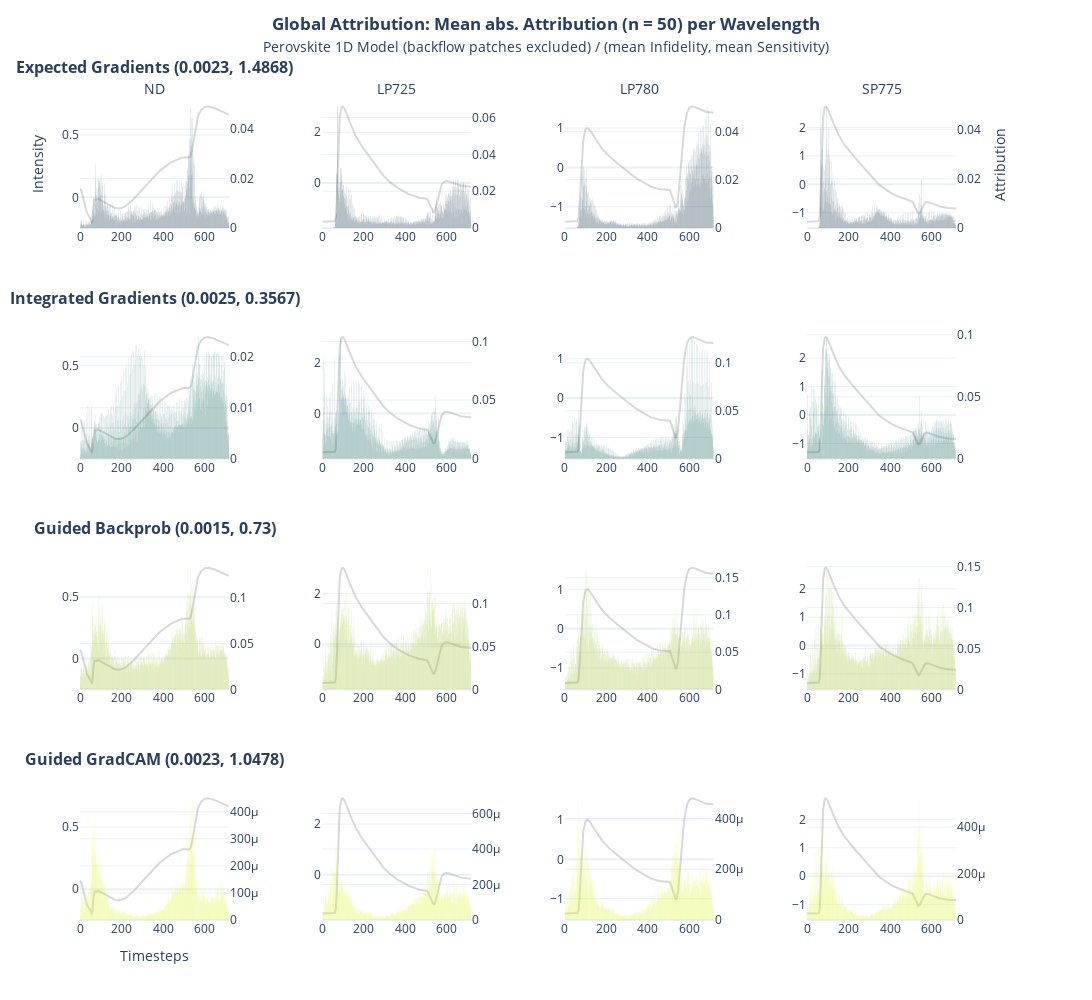

The notebook cell saved with this chart:
### Code cell
import plotly.graph_objects as go


def format_title(title, subtitle=None, subtitle_font_size=14):
    title = f"<b>{title}</b>"
    if not subtitle:
        return title
    subtitle = f'<span style="font-size: {subtitle_font_size}px;">{subtitle}</span>'
    return f"{title}<br>{subtitle}"


from plotly.subplots import make_subplots

x = x_batch.mean(0)

fig = make_subplots(
    rows=4,
    cols=4,
    specs=[
        [
            {"secondary_y": True},
            {"secondary_y": True},
            {"secondary_y": True},
            {"secondary_y": True},
        ],
        [
            {"secondary_y": True},
            {"secondary_y": True},
            {"secondary_y": True},
            {"secondary_y": True},
        ],
        [
            {"secondary_y": True},
            {"secondary_y": True},
            {"secondary_y": True},
            {"secondary_y": True},
        ],
        [
            {"secondary_y": True},
            {"secondary_y": True},
            {"secondary_y": True},
            {"secondary_y": True},
        ],
    ],
    subplot_titles=(
        format_title(
            "Expected Gradients ("
            + str(np.round(infid_eg.numpy(), 4))
            + ", "
            + str(np.round(sens_eg.numpy(), 4))
            + ")",
            "ND",
        ),
        format_title("", "LP725"),
        format_title("", "LP780"),
        format_title("", "SP775"),
        format_title(
            "Integrated Gradients ("
            + str(np.round(infid_ig.numpy(), 4))
            + ", "
            + str(np.round(sens_ig.numpy(), 4))
            + ")",
            " ",
        ),
        None,
        None,
        None,
        format_title(
            "Guided Backprob ("
            + str(np.round(infid_gbp.numpy(), 4))
            + ", "
            + str(np.round(sens_gbp.numpy(), 4))
            + ")",
            " ",
        ),
        None,
        None,
        None,
        format_title(
            "Guided GradCAM ("
            + str(np.round(infid_ggc.numpy(), 4))
            + ", "
            + str(np.round(sens_ggc.numpy(), 4))
            + ")",
            " ",
        ),
        None,
        None,
        None,
    ),
)


fig.add_trace(
    go.Scatter(y=x[0], name="ND", marker_color="grey", opacity=0.3, showlegend=False),
    row=1,
    col=1,
)
fig.add_trace(
    go.Bar(
        y=attr_eg.squeeze()[0],
        marker_color="#042940",
        opacity=0.5,
        showlegend=False,
        marker_line_width=0,
    ),
    secondary_y=True,
    row=1,
    col=1,
)

fig.add_trace(
    go.Scatter(
        y=x[1], name="LP725", marker_color="grey", opacity=0.3, showlegend=False
    ),
    row=1,
    col=2,
)
fig.add_trace(
    go.Bar(
        y=attr_eg.squeeze()[1],
        marker_color="#042940",
        opacity=0.5,
        showlegend=False,
        marker_line_width=0,
    ),
    secondary_y=True,
    row=1,
    col=2,
)

fig.add_trace(
    go.Scatter(
        y=x[2], name="LP780", marker_color="grey", opacity=0.3, showlegend=False
    ),
    row=1,
    col=3,
)
fig.add_trace(
    go.Bar(
        y=attr_eg.squeeze()[2],
        marker_color="#042940",
        opacity=0.5,
        showlegend=False,
        marker_line_width=0,
    ),
    secondary_y=True,
    row=1,
    col=3,
)

fig.add_trace(
    go.Scatter(
        y=x[3], name="SP775", marker_color="grey", opacity=0.3, showlegend=False
    ),
    row=1,
    col=4,
)
fig.add_trace(
    go.Bar(
        y=attr_eg.squeeze()[3],
        marker_color="#042940",
        opacity=0.5,
        showlegend=False,
        marker_line_width=0,
    ),
    secondary_y=True,
    row=1,
    col=4,
)


fig.add_trace(
    go.Scatter(y=x[0], name="ND", marker_color="grey", opacity=0.3, showlegend=False),
    row=2,
    col=1,
)
fig.add_trace(
    go.Bar(
        y=attr_ig.squeeze()[0],
        marker_color="#005C53",
        opacity=0.5,
        showlegend=False,
        marker_line_width=0,
    ),
    secondary_y=True,
    row=2,
    col=1,
)

fig.add_trace(
    go.Scatter(
        y=x[1], name="LP725", marker_color="grey", opacity=0.3, showlegend=False
    ),
    row=2,
    col=2,
)
fig.add_trace(
    go.Bar(
        y=attr_ig.squeeze()[1],
        marker_color="#005C53",
        opacity=0.5,
        showlegend=False,
        marker_line_width=0,
    ),
    secondary_y=True,
    row=2,
    col=2,
)

fig.add_trace(
    go.Scatter(
        y=x[2], name="LP780", marker_color="grey", opacity=0.3, showlegend=False
    ),
    row=2,
    col=3,
)
fig.add_trace(
    go.Bar(
        y=attr_ig.squeeze()[2],
        marker_color="#005C53",
        opacity=0.5,
        showlegend=False,
        marker_line_width=0,
    ),
    secondary_y=True,
    row=2,
    col=3,
)

fig.add_trace(
    go.Scatter(
        y=x[3], name="SP775", marker_color="grey", opacity=0.3, showlegend=False
    ),
    row=2,
    col=4,
)
fig.add_trace(
    go.Bar(
        y=attr_ig.squeeze()[3],
        marker_color="#005C53",
        opacity=0.5,
        showlegend=False,
        marker_line_width=0,
    ),
    secondary_y=True,
    row=2,
    col=4,
)


fig.add_trace(
    go.Scatter(y=x[0], name="ND", marker_color="grey", opacity=0.3, showlegend=False),
    row=3,
    col=1,
)
fig.add_trace(
    go.Bar(
        y=attr_gbp.squeeze()[0],
        marker_color="#9FC131",
        opacity=0.5,
        showlegend=False,
        marker_line_width=0,
    ),
    secondary_y=True,
    row=3,
    col=1,
)

fig.add_trace(
    go.Scatter(
        y=x[1], name="LP725", marker_color="grey", opacity=0.3, showlegend=False
    ),
    row=3,
    col=2,
)
fig.add_trace(
    go.Bar(
        y=attr_gbp.squeeze()[1],
        marker_color="#9FC131",
        opacity=0.5,
        showlegend=False,
        marker_line_width=0,
    ),
    secondary_y=True,
    row=3,
    col=2,
)

fig.add_trace(
    go.Scatter(
        y=x[2], name="LP780", marker_color="grey", opacity=0.3, showlegend=False
    ),
    row=3,
    col=3,
)
fig.add_trace(
    go.Bar(
        y=attr_gbp.squeeze()[2],
        marker_color="#9FC131",
        opacity=0.5,
        showlegend=False,
        marker_line_width=0,
    ),
    secondary_y=True,
    row=3,
    col=3,
)

fig.add_trace(
    go.Scatter(
        y=x[3], name="SP775", marker_color="grey", opacity=0.3, showlegend=False
    ),
    row=3,
    col=4,
)
fig.add_trace(
    go.Bar(
        y=attr_gbp.squeeze()[3],
        marker_color="#9FC131",
        opacity=0.5,
        showlegend=False,
        marker_line_width=0,
    ),
    secondary_y=True,
    row=3,
    col=4,
)


fig.add_trace(
    go.Scatter(y=x[0], name="ND", marker_color="grey", opacity=0.3, showlegend=False),
    row=4,
    col=1,
)
fig.add_trace(
    go.Bar(
        y=attr_ggc.squeeze()[0],
        marker_color="#DBF227",
        opacity=0.5,
        showlegend=False,
        marker_line_width=0,
    ),
    secondary_y=True,
    row=4,
    col=1,
)

fig.add_trace(
    go.Scatter(
        y=x[1], name="LP725", marker_color="grey", opacity=0.3, showlegend=False
    ),
    row=4,
    col=2,
)
fig.add_trace(
    go.Bar(
        y=attr_ggc.squeeze()[1],
        marker_color="#DBF227",
        opacity=0.5,
        showlegend=False,
        marker_line_width=0,
    ),
    secondary_y=True,
    row=4,
    col=2,
)

fig.add_trace(
    go.Scatter(
        y=x[2], name="LP780", marker_color="grey", opacity=0.3, showlegend=False
    ),
    row=4,
    col=3,
)
fig.add_trace(
    go.Bar(
        y=attr_ggc.squeeze()[2],
        marker_color="#DBF227",
        opacity=0.5,
        showlegend=False,
        marker_line_width=0,
    ),
    secondary_y=True,
    row=4,
    col=3,
)

fig.add_trace(
    go.Scatter(
        y=x[3], name="SP775", marker_color="grey", opacity=0.3, showlegend=False
    ),
    row=4,
    col=4,
)
fig.add_trace(
    go.Bar(
        y=attr_ggc.squeeze()[3],
        marker_color="#DBF227",
        opacity=0.5,
        showlegend=False,
        marker_line_width=0,
    ),
    secondary_y=True,
    row=4,
    col=4,
)

fig.update_yaxes(title=None)
fig.update_yaxes(title_text=None, secondary_y=True)
fig.update_xaxes(title=None)

fig.update_yaxes(title="Intensity", row=1, col=1)
fig.update_yaxes(title_text=None, secondary_y=True, row=1, col=1)
fig.update_yaxes(title_text="Attribution", secondary_y=True, row=1, col=4)
fig.update_xaxes(title="Timesteps", row=4, col=1)

fig.update_layout(
    title=format_title(
        "Global Attribution: Mean abs. Attribution (n = "
        + str(batch_size)
        + ") per Wavelength",
        "Perovskite 1D Model (backflow patches excluded) / (mean Infidelity, mean Sensitivity)",
    ),
    legend_title=None,
    title_y=0.97,
    title_x=0.5,
    template="plotly_white",
    height=1000,
    width=2400,
)

fig.write_image("xai/images/1D/1D_nb_cmp_global_wl.png", scale=2)

fig.show()

### Figure 1 — Plotly figure (JSON) as saved in the notebook; plotly's stock layout.template omitted (floating-point values rounded to 4 significant figures; data arrays with more than 128 entries replaced by an {"elided": "..."} marker saying what was removed)
{"data": [{"marker": {"color": "grey"}, "name": "ND", "opacity": 0.3, "showlegend": false, "type": "scatter", "xaxis": "x", "y": {"elided": "719 float values"}, "yaxis": "y"}, {"marker": {"color": "#042940", "line": {"width": 0}}, "opacity": 0.5, "showlegend": false, "type": "bar", "xaxis": "x", "y": {"elided": "719 float values"}, "yaxis": "y2"}, {"marker": {"color": "grey"}, "name": "LP725", "opacity": 0.3, "showlegend": false, "type": "scatter", "xaxis": "x2", "y": {"elided": "719 float values"}, "yaxis": "y3"}, {"marker": {"color": "#042940", "line": {"width": 0}}, "opacity": 0.5, "showlegend": false, "type": "bar", "xaxis": "x2", "y": {"elided": "719 float values"}, "yaxis": "y4"}, {"marker": {"color": "grey"}, "name": "LP780", "opacity": 0.3, "showlegend": false, "type": "scatter", "xaxis": "x3", "y": {"elided": "719 float values"}, "yaxis": "y5"}, {"marker": {"color": "#042940", "line": {"width": 0}}, "opacity": 0.5, "showlegend": false, "type": "bar", "xaxis": "x3", "y": {"elided": "719 float values"}, "yaxis": "y6"}, {"marker": {"color": "grey"}, "name": "SP775", "opacity": 0.3, "showlegend": false, "type": "scatter", "xaxis": "x4", "y": {"elided": "719 float values"}, "yaxis": "y7"}, {"marker": {"color": "#042940", "line": {"width": 0}}, "opacity": 0.5, "showlegend": false, "type": "bar", "xaxis": "x4", "y": {"elided": "719 float values"}, "yaxis": "y8"}, {"marker": {"color": "grey"}, "name": "ND", "opacity": 0.3, "showlegend": false, "type": "scatter", "xaxis": "x5", "y": {"elided": "719 float values"}, "yaxis": "y9"}, {"marker": {"color": "#005C53", "line": {"width": 0}}, "opacity": 0.5, "showlegend": false, "type": "bar", "xaxis": "x5", "y": {"elided": "719 float values"}, "yaxis": "y10"}, {"marker": {"color": "grey"}, "name": "LP725", "opacity": 0.3, "showlegend": false, "type": "scatter", "xaxis": "x6", "y": {"elided": "719 float values"}, "yaxis": "y11"}, {"marker": {"color": "#005C53", "line": {"width": 0}}, "opacity": 0.5, "showlegend": false, "type": "bar", "xaxis": "x6", "y": {"elided": "719 float values"}, "yaxis": "y12"}, {"marker": {"color": "grey"}, "name": "LP780", "opacity": 0.3, "showlegend": false, "type": "scatter", "xaxis": "x7", "y": {"elided": "719 float values"}, "yaxis": "y13"}, {"marker": {"color": "#005C53", "line": {"width": 0}}, "opacity": 0.5, "showlegend": false, "type": "bar", "xaxis": "x7", "y": {"elided": "719 float values"}, "yaxis": "y14"}, {"marker": {"color": "grey"}, "name": "SP775", "opacity": 0.3, "showlegend": false, "type": "scatter", "xaxis": "x8", "y": {"elided": "719 float values"}, "yaxis": "y15"}, {"marker": {"color": "#005C53", "line": {"width": 0}}, "opacity": 0.5, "showlegend": false, "type": "bar", "xaxis": "x8", "y": {"elided": "719 float values"}, "yaxis": "y16"}, {"marker": {"color": "grey"}, "name": "ND", "opacity": 0.3, "showlegend": false, "type": "scatter", "xaxis": "x9", "y": {"elided": "719 float values"}, "yaxis": "y17"}, {"marker": {"color": "#9FC131", "line": {"width": 0}}, "opacity": 0.5, "showlegend": false, "type": "bar", "xaxis": "x9", "y": {"elided": "719 float values"}, "yaxis": "y18"}, {"marker": {"color": "grey"}, "name": "LP725", "opacity": 0.3, "showlegend": false, "type": "scatter", "xaxis": "x10", "y": {"elided": "719 float values"}, "yaxis": "y19"}, {"marker": {"color": "#9FC131", "line": {"width": 0}}, "opacity": 0.5, "showlegend": false, "type": "bar", "xaxis": "x10", "y": {"elided": "719 float values"}, "yaxis": "y20"}, {"marker": {"color": "grey"}, "name": "LP780", "opacity": 0.3, "showlegend": false, "type": "scatter", "xaxis": "x11", "y": {"elided": "719 float values"}, "yaxis": "y21"}, {"marker": {"color": "#9FC131", "line": {"width": 0}}, "opacity": 0.5, "showlegend": false, "type": "bar", "xaxis": "x11", "y": {"elided": "719 float values"}, "yaxis": "y22"}, {"marker": {"color": "grey"}, "name": "SP775", "opacity": 0.3, "showlegend": false, "type": "scatter", "xaxis": "x12", "y": {"elided": "719 float values"}, "yaxis": "y23"}, {"marker": {"color": "#9FC131", "line": {"width": 0}}, "opacity": 0.5, "showlegend": false, "type": "bar", "xaxis": "x12", "y": {"elided": "719 float values"}, "yaxis": "y24"}, {"marker": {"color": "grey"}, "name": "ND", "opacity": 0.3, "showlegend": false, "type": "scatter", "xaxis": "x13", "y": {"elided": "719 float values"}, "yaxis": "y25"}, {"marker": {"color": "#DBF227", "line": {"width": 0}}, "opacity": 0.5, "showlegend": false, "type": "bar", "xaxis": "x13", "y": {"elided": "719 float values"}, "yaxis": "y26"}, {"marker": {"color": "grey"}, "name": "LP725", "opacity": 0.3, "showlegend": false, "type": "scatter", "xaxis": "x14", "y": {"elided": "719 float values"}, "yaxis": "y27"}, {"marker": {"color": "#DBF227", "line": {"width": 0}}, "opacity": 0.5, "showlegend": false, "type": "bar", "xaxis": "x14", "y": {"elided": "719 float values"}, "yaxis": "y28"}, {"marker": {"color": "grey"}, "name": "LP780", "opacity": 0.3, "showlegend": false, "type": "scatter", "xaxis": "x15", "y": {"elided": "719 float values"}, "yaxis": "y29"}, {"marker": {"color": "#DBF227", "line": {"width": 0}}, "opacity": 0.5, "showlegend": false, "type": "bar", "xaxis": "x15", "y": {"elided": "719 float values"}, "yaxis": "y30"}, {"marker": {"color": "grey"}, "name": "SP775", "opacity": 0.3, "showlegend": false, "type": "scatter", "xaxis": "x16", "y": {"elided": "719 float values"}, "yaxis": "y31"}, {"marker": {"color": "#DBF227", "line": {"width": 0}}, "opacity": 0.5, "showlegend": false, "type": "bar", "xaxis": "x16", "y": {"elided": "719 float values"}, "yaxis": "y32"}], "layout": {"annotations": [{"font": {"size": 16}, "showarrow": false, "text": "<b>Expected Gradients (0.0023, 1.4868)</b><br><span style=\"font-size: 14px;\">ND</span>", "x": 0.08, "xanchor": "center", "xref": "paper", "y": 1, "yanchor": "bottom", "yref": "paper"}, {"font": {"size": 16}, "showarrow": false, "text": "<b></b><br><span style=\"font-size: 14px;\">LP725</span>", "x": 0.34, "xanchor": "center", "xref": "paper", "y": 1, "yanchor": "bottom", "yref": "paper"}, {"font": {"size": 16}, "showarrow": false, "text": "<b></b><br><span style=\"font-size: 14px;\">LP780</span>", "x": 0.6, "xanchor": "center", "xref": "paper", "y": 1, "yanchor": "bottom", "yref": "paper"}, {"font": {"size": 16}, "showarrow": false, "text": "<b></b><br><span style=\"font-size: 14px;\">SP775</span>", "x": 0.86, "xanchor": "center", "xref": "paper", "y": 1, "yanchor": "bottom", "yref": "paper"}, {"font": {"size": 16}, "showarrow": false, "text": "<b>Integrated Gradients (0.0025, 0.3567)</b><br><span style=\"font-size: 14px;\"> </span>", "x": 0.08, "xanchor": "center", "xref": "paper", "y": 0.7188, "yanchor": "bottom", "yref": "paper"}, {"font": {"size": 16}, "showarrow": false, "text": "<b>Guided Backprob (0.0015, 0.73)</b><br><span style=\"font-size: 14px;\"> </span>", "x": 0.08, "xanchor": "center", "xref": "paper", "y": 0.4375, "yanchor": "bottom", "yref": "paper"}, {"font": {"size": 16}, "showarrow": false, "text": "<b>Guided GradCAM (0.0023, 1.0478)</b><br><span style=\"font-size: 14px;\"> </span>", "x": 0.08, "xanchor": "center", "xref": "paper", "y": 0.1562, "yanchor": "bottom", "yref": "paper"}], "height": 1000, "legend": {"title": {}}, "title": {"text": "<b>Global Attribution: Mean abs. Attribution (n = 50) per Wavelength</b><br><span style=\"font-size: 14px;\">Perovskite 1D Model (backflow patches excluded) / (mean Infidelity, mean Sensitivity)</span>", "x": 0.5, "y": 0.97}, "width": 2400, "xaxis": {"anchor": "y", "domain": [0, 0.16], "title": {}}, "xaxis10": {"anchor": "y19", "domain": [0.26, 0.42], "title": {}}, "xaxis11": {"anchor": "y21", "domain": [0.52, 0.68], "title": {}}, "xaxis12": {"anchor": "y23", "domain": [0.78, 0.94], "title": {}}, "xaxis13": {"anchor": "y25", "domain": [0, 0.16], "title": {"text": "Timesteps"}}, "xaxis14": {"anchor": "y27", "domain": [0.26, 0.42], "title": {}}, "xaxis15": {"anchor": "y29", "domain": [0.52, 0.68], "title": {}}, "xaxis16": {"anchor": "y31", "domain": [0.78, 0.94], "title": {}}, "xaxis2": {"anchor": "y3", "domain": [0.26, 0.42], "title": {}}, "xaxis3": {"anchor": "y5", "domain": [0.52, 0.68], "title": {}}, "xaxis4": {"anchor": "y7", "domain": [0.78, 0.94], "title": {}}, "xaxis5": {"anchor": "y9", "domain": [0, 0.16], "title": {}}, "xaxis6": {"anchor": "y11", "domain": [0.26, 0.42], "title": {}}, "xaxis7": {"anchor": "y13", "domain": [0.52, 0.68], "title": {}}, "xaxis8": {"anchor": "y15", "domain": [0.78, 0.94], "title": {}}, "xaxis9": {"anchor": "y17", "domain": [0, 0.16], "title": {}}, "yaxis": {"anchor": "x", "domain": [0.8438, 1], "title": {"text": "Intensity"}}, "yaxis10": {"anchor": "x5", "overlaying": "y9", "side": "right", "title": {}}, "yaxis11": {"anchor": "x6", "domain": [0.5625, 0.7188], "title": {}}, "yaxis12": {"anchor": "x6", "overlaying": "y11", "side": "right", "title": {}}, "yaxis13": {"anchor": "x7", "domain": [0.5625, 0.7188], "title": {}}, "yaxis14": {"anchor": "x7", "overlaying": "y13", "side": "right", "title": {}}, "yaxis15": {"anchor": "x8", "domain": [0.5625, 0.7188], "title": {}}, "yaxis16": {"anchor": "x8", "overlaying": "y15", "side": "right", "title": {}}, "yaxis17": {"anchor": "x9", "domain": [0.2812, 0.4375], "title": {}}, "yaxis18": {"anchor": "x9", "overlaying": "y17", "side": "right", "title": {}}, "yaxis19": {"anchor": "x10", "domain": [0.2812, 0.4375], "title": {}}, "yaxis2": {"anchor": "x", "overlaying": "y", "side": "right", "title": {}}, "yaxis20": {"anchor": "x10", "overlaying": "y19", "side": "right", "title": {}}, "yaxis21": {"anchor": "x11", "domain": [0.2812, 0.4375], "title": {}}, "yaxis22": {"anchor": "x11", "overlaying": "y21", "side": "right", "title": {}}, "yaxis23": {"anchor": "x12", "domain": [0.2812, 0.4375], "title": {}}, "yaxis24": {"anchor": "x12", "overlaying": "y23", "side": "right", "title": {}}, "yaxis25": {"anchor": "x13", "domain": [0, 0.1562], "title": {}}, "yaxis26": {"anchor": "x13", "overlaying": "y25", "side": "right", "title": {}}, "yaxis27": {"anchor": "x14", "domain": [0, 0.1562], "title": {}}, "yaxis28": {"anchor": "x14", "overlaying": "y27", "side": "right", "title": {}}, "yaxis29": {"anchor": "x15", "domain": [0, 0.1562], "title": {}}, "yaxis3": {"anchor": "x2", "domain": [0.8438, 1], "title": {}}, "yaxis30": {"anchor": "x15", "overlaying": "y29", "side": "right", "title": {}}, "yaxis31": {"anchor": "x16", "domain": [0, 0.1562], "title": {}}, "yaxis32": {"anchor": "x16", "overlaying": "y31", "side": "right", "title": {}}, "yaxis4": {"anchor": "x2", "overlaying": "y3", "side": "right", "title": {}}, "yaxis5": {"anchor": "x3", "domain": [0.8438, 1], "title": {}}, "yaxis6": {"anchor": "x3", "overlaying": "y5", "side": "right", "title": {}}, "yaxis7": {"anchor": "x4", "domain": [0.8438, 1], "title": {}}, "yaxis8": {"anchor": "x4", "overlaying": "y7", "side": "right", "title": {"text": "Attribution"}}, "yaxis9": {"anchor": "x5", "domain": [0.5625, 0.7188], "title": {}}}}
